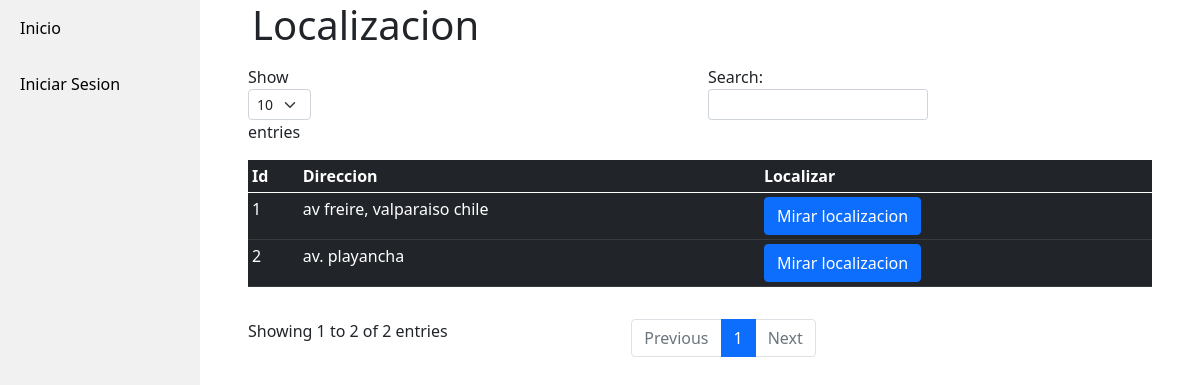
The app's page /localizacion/, older data.
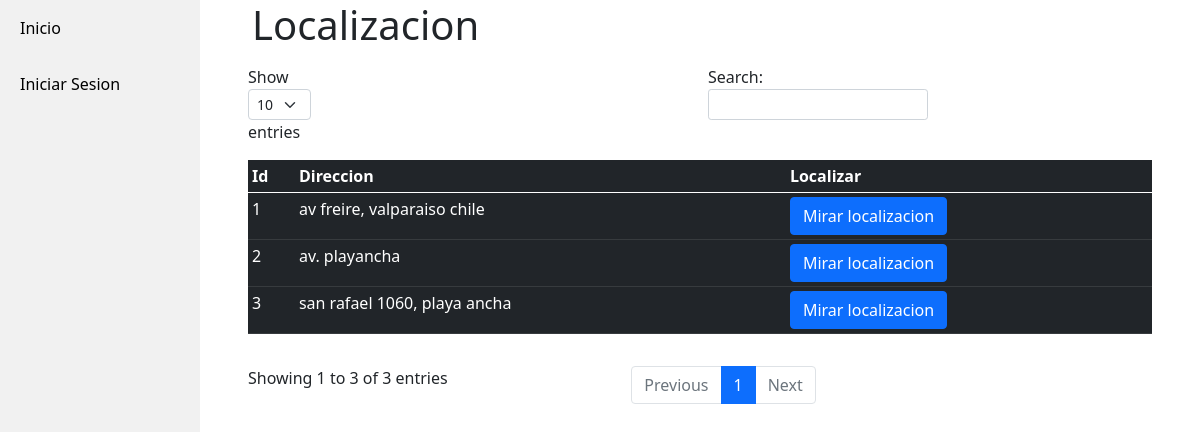
The same page, newer data.
### Crud/models.py (models this page shows, shortened)
class Direccion(models.Model):
    direccion = models.CharField(max_length=200)
    lat = models.CharField(max_length=100, blank=True, null=True)
    long = models.CharField(max_length=100, blank=True, null=True)

### ServicioWeb/views.py (the view)
# urls.py: path('localizacion/', views.localizacion, name = 'localizacion'),
def localizacion(request):
    direccion = Direccion.objects.all()
    context = {
        'direccion':direccion,
        'titulo': 'Localizacion',
    }
    return render(request, 'web/localizacion.html', context)

### ServicioWeb/templates/web/localizacion.html (shortened to what this page needs)
{% extends "base_generic.html" %}
{% block content %}
<div class="container-fluid">
    <div class="container">
        <div class="container">
            <h1>Localizacion</h1>
            <div class="table">
                <table id="localizacion" class="table table-sm table-dark">
                    <thead>
                        <tr>
                            <th>Id</th>
                            <th>Direccion</th>
                            <th>Localizar</th>
                        </tr>
                    </thead>
                    <tbody style="text-align: justify;">
                        {% for direccion in direccion %}
                        <tr>
                            <td>{{ direccion.id }}</td>
                            <td>{{ direccion.direccion }}</td>
                            <td><a href="{% url 'ServicioWeb:view_localizacion' direccion.id %}" class="btn btn-primary">Mirar localizacion</a></td>
                        </tr>
                        {% endfor %}
                    </tbody>
                </table>
            </div>
        </div>
    </div>
    {% endblock %}

Row changes from the older to the newer data that the page shows:
added Direccion: id "3", direccion "san rafael 1060, playa ancha"
Text that changed along with them:
text written by a page script: "Show entries Search: Showing 1 to 2 of 2 entries Previous 1 Next" → "Show entries Search: Showing 1 to 3 of 3 entries Previous 1 Next"
